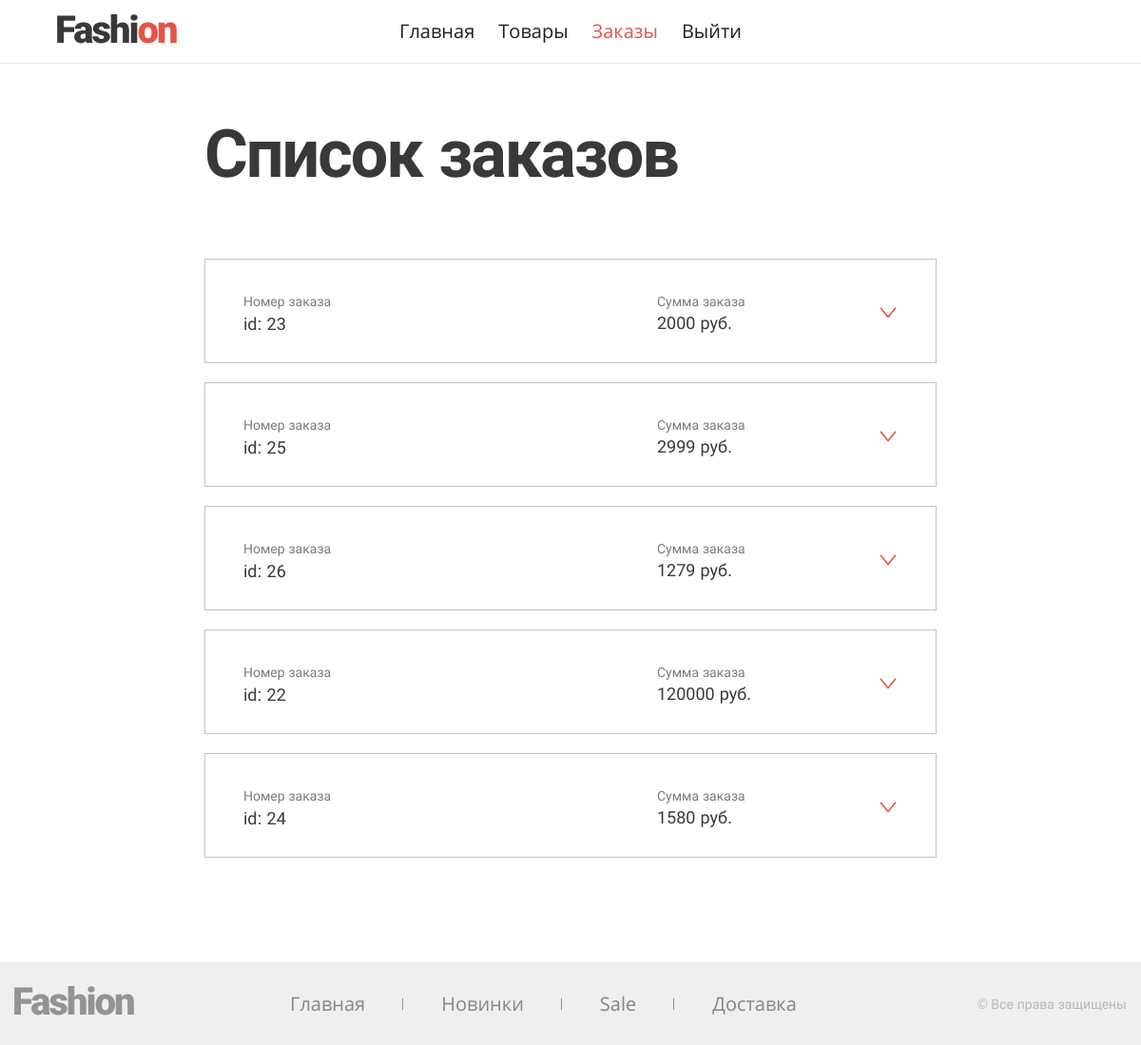
The page /orders/ (signed in) on the database as committed earlier.
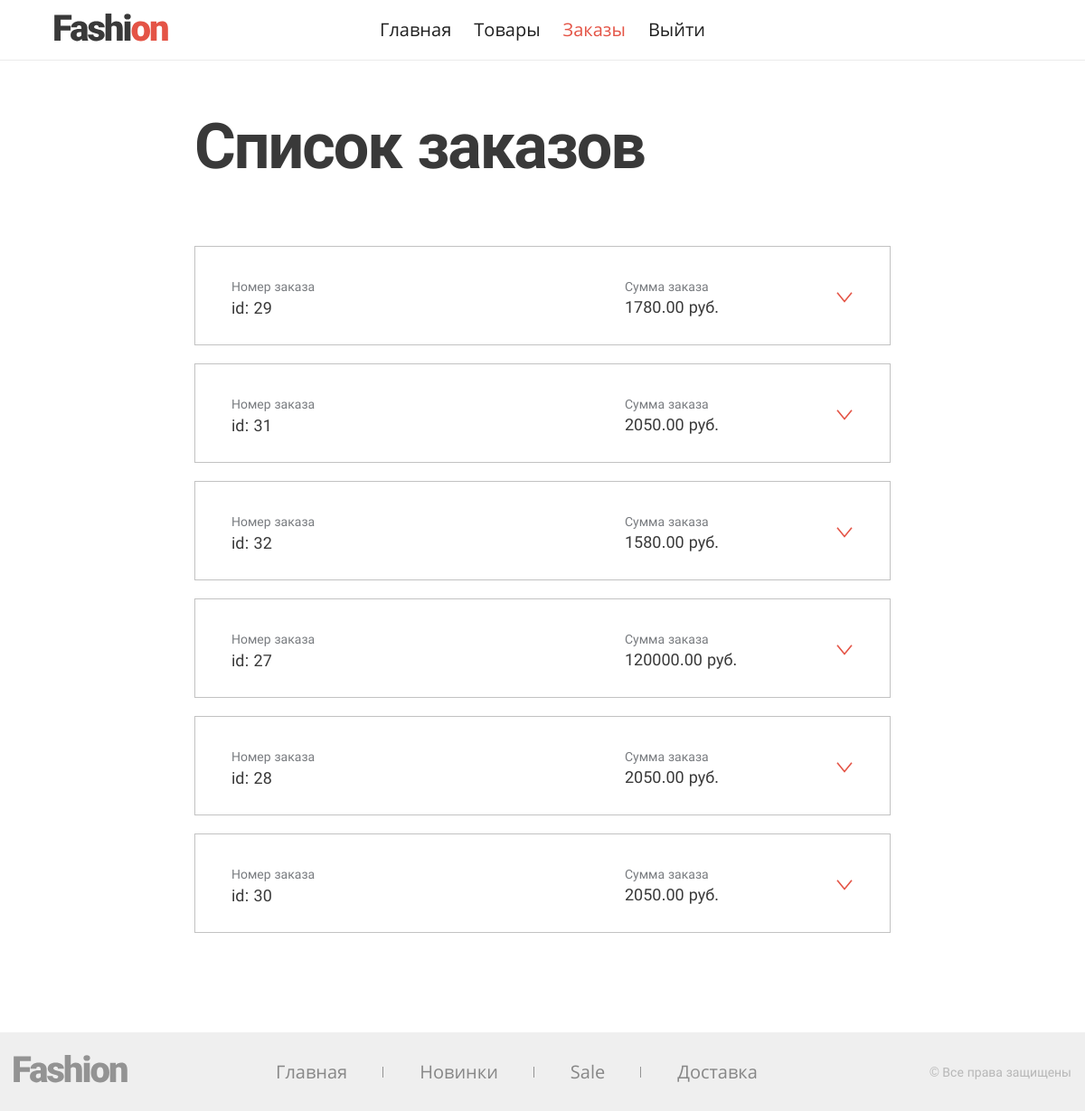
The same page on the database as committed later.
### tables this page shows
CREATE TABLE `orders` (
  `id` int NOT NULL,
  `products_id` int NOT NULL,
  `date` datetime NOT NULL DEFAULT CURRENT_TIMESTAMP,
  `cost` decimal(12,2) NOT NULL,
  `surname` varchar(50) NOT NULL,
  `name` varchar(50) NOT NULL,
  `thirdName` varchar(50) DEFAULT NULL,
  `phone` varchar(50) NOT NULL,
  `email` varchar(255) NOT NULL,
  `delivery` tinyint(1) NOT NULL,
  `city` varchar(50) DEFAULT NULL,
  `street` varchar(50) DEFAULT NULL,
  `home` varchar(50) DEFAULT NULL,
  `aprt` varchar(50) DEFAULT NULL,
  `pay` varchar(50) NOT NULL,
  `comment` text,
  `status` tinyint(1) NOT NULL DEFAULT '0'
);

### helpers/helper.php (called while the page is built, shortened)
<?php
function showHeader($menuList) {
    include $_SERVER['DOCUMENT_ROOT'] . '/templates/header.php';
}
function showFooter($menuList) {
    include $_SERVER['DOCUMENT_ROOT'] . '/templates/footer.php';
}
function showMenu (array $array, string $classUl)
{
    include $_SERVER['DOCUMENT_ROOT'] . '/templates/main_menu.php';
}
function renderTemplates($var, $template) {
    include $_SERVER['DOCUMENT_ROOT'] . '/templates/' . $template . '.php';
}
function isCurrentUrl($url){
    return parse_url($_SERVER['REQUEST_URI'], PHP_URL_PATH) == $url;
}
function getTitleArrayThroughPath(array $array)
{
    foreach ($array as $item) {
        if (isCurrentUrl($item['path'])) {
            return $item['namePage'];
        }
    }
    return 'Страница отсутствует.';
}
function isAdmin(bool $isRedirectToMain = false): bool
{
    $admin = isset($_SESSION['auth']) && $_SESSION['admin'] == true;
    return $admin;
}

### lib/lib.php (called while the page is built, shortened)
<?php
$adminMenu = [
    [
        'title' => 'Главная',
        'path' => '/'
    ],
    [
        'title' => 'Товары',
        'path' => '/products/',
        'namePage' => 'Товары'
    ],
    [
        'title' => 'Заказы',
        'path' => '/orders/',
        'namePage' => 'Список заказов'
    ],
    [
        'title' => 'Выйти',
        'path' => '/admin/auth_exit.php'
    ],
    [
        'title' => '',
        'path' => '/add/',
        'namePage' => 'Добавление товара'
    ]
];

### helpers/bd.php (called while the page is built, shortened)
<?php
function getConnection() : object
{
    $bdHost = 'localhost';
    $bdLogin = 'root';
    $bdPassword = 'root';
    $bdName = 'prod';
    static $bd;
    if (empty($bd)) {
        $bd = mysqli_connect($bdHost, $bdLogin, $bdPassword, $bdName);
    }
    return $bd;
}
function getOrders(): array
{
    $result = mysqli_query(getConnection(), "
        SELECT * FROM `orders`
    ");
    $orders = mysqli_fetch_all($result, MYSQLI_ASSOC);
    return $orders;
}

### templates/orderList.php (the view, shortened to what this page needs)
<ul class="page-order__list">
    <?php
    $statusCol  = array_column($var, 'status');
    array_multisort($statusCol, SORT_ASC, $var);
    foreach ($var as $order): ?>
    <li class="order-item page-order__item">
        <div class="order-item__wrapper">
            <div class="order-item__group order-item__group--id">
                <span class="order-item__title">Номер заказа</span>
                <span class="order-item__info order-item__info--id"><?=$order['id']?></span>
            </div>
            <div class="order-item__group">
                <span class="order-item__title">Сумма заказа</span><?=$order['cost']?> руб.
            </div>
            <button class="order-item__toggle"></button>
        </div>
    </li>
    <?php endforeach; ?>
</ul>

### orders/index.php
<?php
include $_SERVER['DOCUMENT_ROOT'] . '/helpers/start.php';
if (isAdmin() || isOperator()) {
    showHeader($adminMenu);
} else {
    goToAdmin();
}
$orders = getOrders();
?>
<main class="page-order">
    <h1 class="h h--1"><?=getTitleArrayThroughPath($adminMenu)?></h1>
    <?=renderTemplates($orders, 'orderList')?>
</main>
<?php
showFooter($userMenu);
?>

### templates/header.php (shortened to what this page needs)
<!DOCTYPE html>
<html lang="ru">
<head>
  <link rel="stylesheet" href="/css/style.min.css">
</head>
<body>
<header class="page-header">
  <a class="page-header__logo" href="/">
    <img src="/img/logo.svg" alt="Fashion">
  </a>
  <nav class="page-header__menu">
    <?= showMenu($menuList, 'main-menu main-menu--header') ?>
  </nav>
</header>

### templates/main_menu.php
<ul class="<?=$classUl?>">
<?php foreach ($array as $itemMenu):
    if ($itemMenu['title']): ?>
        <li>
            <a
                <?php
                if (!isCurrentUrl($itemMenu['path'])): ?>
                    href="<?=$itemMenu["path"]?>"
                <?php endif; ?>
                class="<?=isCurrentUrl($itemMenu['path']) ? 'main-menu__item active' : 'main-menu__item'?>"
            >
                <?=$itemMenu['title']?>
            </a>
        </li>
    <?php endif;
endforeach; ?>
</ul>

### templates/footer.php
        <footer class="page-footer">
            <div class="container">
                <a class="page-footer__logo" href="/">
                    <img src="/img/logo--footer.svg" alt="Fashion">
                </a>
                <nav class="page-footer__menu">
                    <?= showMenu($menuList, 'main-menu main-menu--footer') ?>
                </nav>
                <address class="page-footer__copyright"> © Все права защищены </address>
            </div>
        </footer>
    </body>
</html>

Rows that differ between the two databases and show on the page:
removed orders: id "23", cost "2000"
removed orders: id "25", cost "2999"
removed orders: id "26", cost "1279"
removed orders: id "22", cost "120000"
removed orders: id "24", cost "1580"
added orders: id "29", cost "1780.00"
added orders: id "31", cost "2050.00"
added orders: id "32", cost "1580.00"
added orders: id "27", cost "120000.00"
added orders: id "28", cost "2050.00"
added orders: id "30", cost "2050.00"
